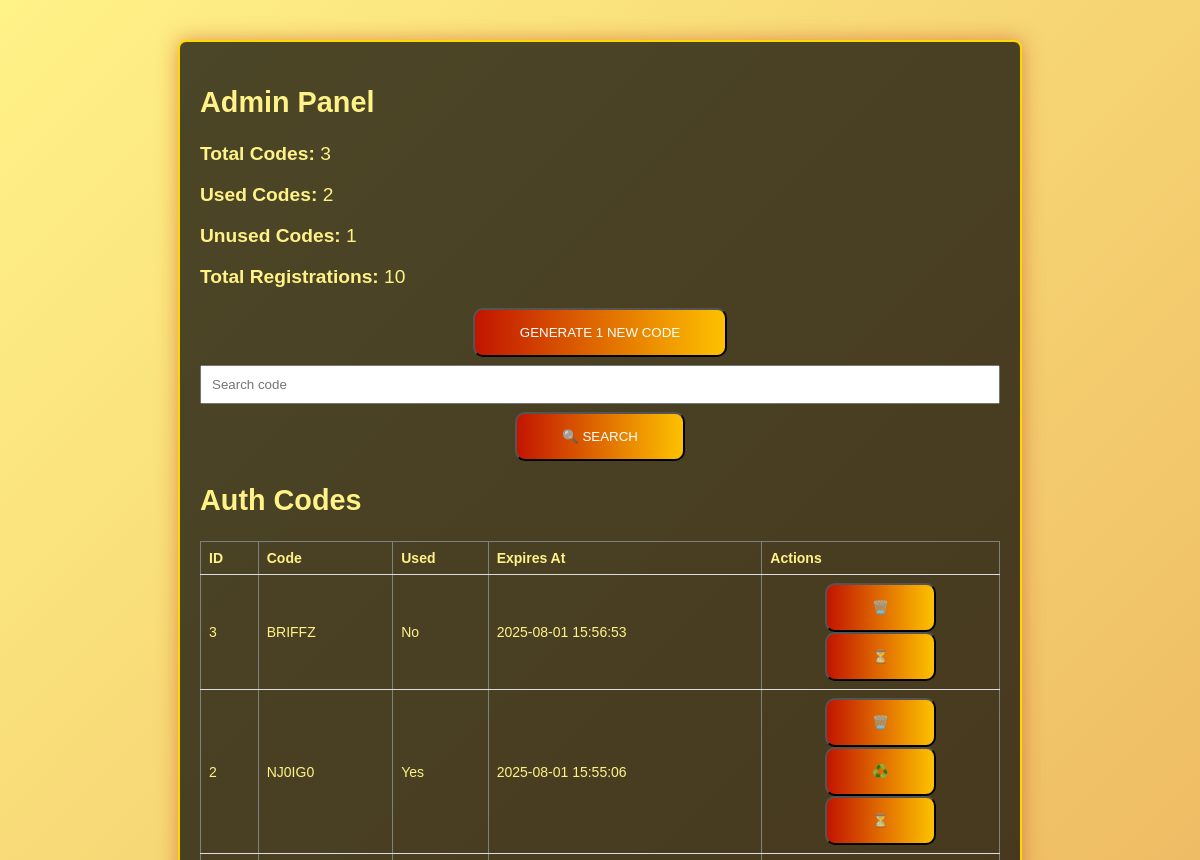
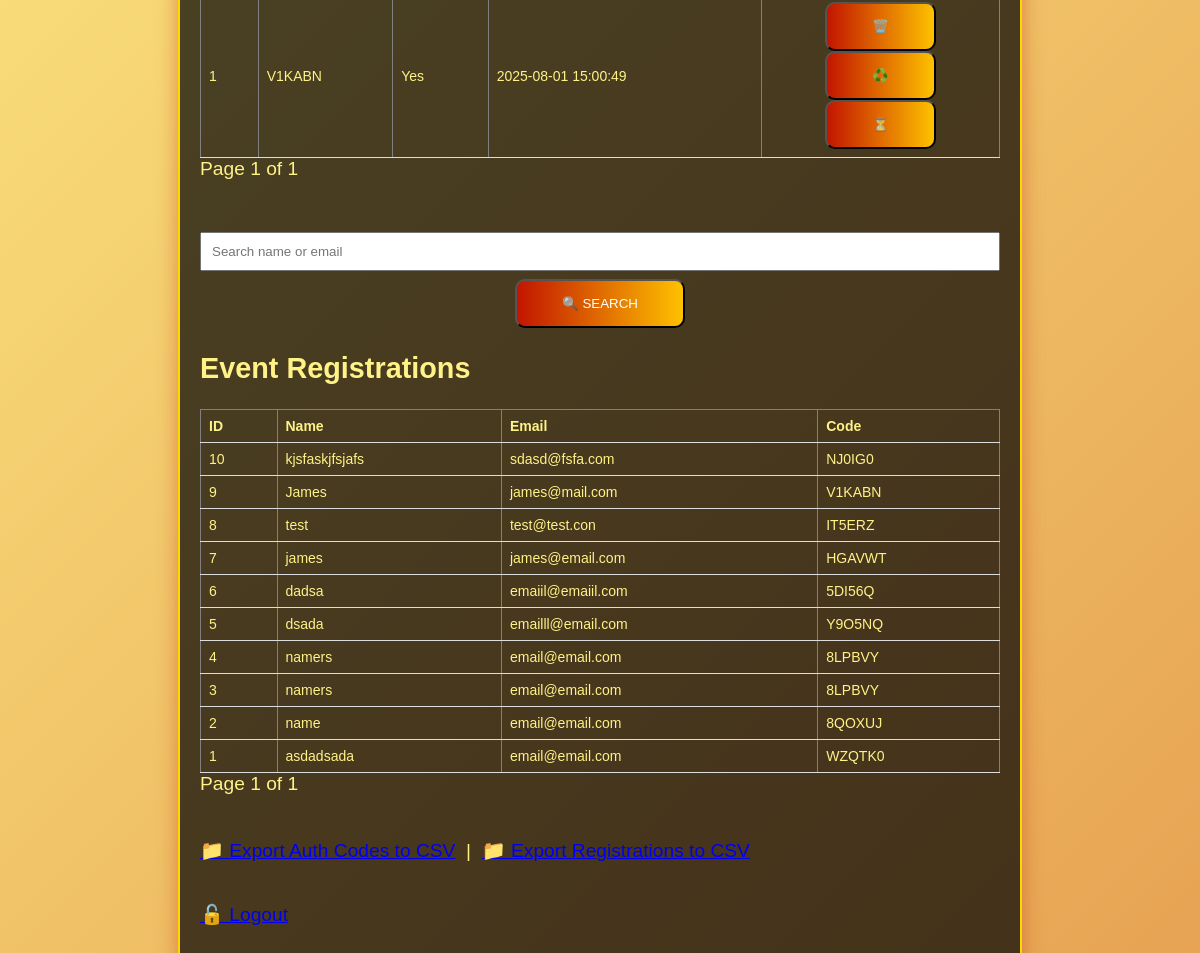
/admin (signed in), run on the app's committed database (2 pictures, top to bottom).
### app.py (models this page shows)
class AuthCode(db.Model):
    id = db.Column(db.Integer, primary_key=True)
    code = db.Column(db.String(10), unique=True, nullable=False)
    expires_at = db.Column(db.DateTime, nullable=False)
    used = db.Column(db.Boolean, default=False)

class Registration(db.Model):
    id = db.Column(db.Integer, primary_key=True)
    name = db.Column(db.String(100), nullable=False)
    email = db.Column(db.String(100), nullable=False)
    code = db.Column(db.String(10), nullable=False)

### app.py (the view, shortened to what this page needs)
@app.route('/admin', methods=['GET', 'POST'])
def admin():
    if not session.get('admin'):
        return redirect(url_for('admin_login'))
    new_codes = []
    if 'new_code' in session:
        new_codes.append(session.pop('new_code'))
    code_page = request.args.get('code_page', default=1, type=int)
    reg_page = request.args.get('reg_page', default=1, type=int)
    per_page = 10
    search_code = request.args.get('search_code', '').strip().upper()
    search_reg = request.args.get('search_reg', '').strip().lower()
    auth_code_query = AuthCode.query
    if search_code:
        auth_code_query = auth_code_query.filter(AuthCode.code.like(f'%{search_code}%'))
    codes_paginated = auth_code_query.order_by(AuthCode.id.desc()).paginate(page=code_page, per_page=per_page)
    registration_query = Registration.query
    if search_reg:
        registration_query = registration_query.filter(
            (Registration.name.ilike(f'%{search_reg}%')) |
            (Registration.email.ilike(f'%{search_reg}%'))
        )
    regs_paginated = registration_query.order_by(Registration.id.desc()).paginate(page=reg_page, per_page=per_page)
    total_codes = AuthCode.query.count()
    used_codes = AuthCode.query.filter_by(used=True).count()
    unused_codes = total_codes - used_codes
    total_registrations = Registration.query.count()
    return render_template('admin.html',
                           codes=new_codes,
                           codes_paginated=codes_paginated,
                           regs_paginated=regs_paginated,
                           total_codes=total_codes,
                           used_codes=used_codes,
                           unused_codes=unused_codes,
                           total_registrations=total_registrations)

### templates/admin.html (shortened to what this page needs)
<!DOCTYPE html>
<html>
<head>
  <link rel="stylesheet" href="/static/style.css">
</head>
<body>
  <div class="admin_container">
    <h2>Admin Panel</h2>
    <div class="stats">
      <p><strong>Total Codes:</strong> {{ total_codes }}</p>
      <p><strong>Used Codes:</strong> {{ used_codes }}</p>
      <p><strong>Unused Codes:</strong> {{ unused_codes }}</p>
      <p><strong>Total Registrations:</strong> {{ total_registrations }}</p>
    </div>
    <form method="POST">
      <button type="submit" name="generate_code" value="1">Generate 1 New Code</button>
    </form>
    <form method="GET" action="{{ url_for('admin') }}">
      <input type="text" name="search_code" placeholder="Search code" value="{{ request.args.get('search_code', '') }}">
      <button type="submit">🔍 Search</button>
    </form>
    <h2>Auth Codes</h2>
    <table border="1">
      <tr>
        <th>ID</th>
        <th>Code</th>
        <th>Used</th>
        <th>Expires At</th>
        <th>Actions</th>
      </tr>
      {% for code in codes_paginated.items %}
      <tr>
        <td>{{ code.id }}</td>
        <td>{{ code.code }}</td>
        <td>{{ 'Yes' if code.used else 'No' }}</td>
        <td>{{ code.expires_at.strftime("%Y-%m-%d %H:%M:%S") }}</td>
        <td>
          <form method="POST" action="{{ url_for('delete_code', code_id=code.id) }}" style="display:inline;">
            <button type="submit">🗑️</button>
          </form>
          {% if code.used %}
          <form method="POST" action="{{ url_for('reset_code', code_id=code.id) }}" style="display:inline;">
            <button type="submit" onclick="return confirm('Reset this code to unused?')">♻️</button>
          </form>
          {% endif %}
          <form method="POST" action="{{ url_for('extend_code', code_id=code.id) }}" style="display:inline;">
            <button type="submit">⏳</button>
          </form>
        </td>
      </tr>
      {% endfor %}
    </table>
    <div class="pagination">
      Page {{ codes_paginated.page }} of {{ codes_paginated.pages }}
    </div>
    <br><br>
    <form method="GET" action="{{ url_for('admin') }}">
      <input type="text" name="search_reg" placeholder="Search name or email" value="{{ request.args.get('search_reg', '') }}">
      <button type="submit">🔍 Search</button>
    </form>
    <h2>Event Registrations</h2>
    <table border="1">
      <tr>
        <th>ID</th>
        <th>Name</th>
        <th>Email</th>
        <th>Code</th>
      </tr>
      {% for reg in regs_paginated.items %}
      <tr>
        <td>{{ reg.id }}</td>
        <td>{{ reg.name }}</td>
        <td>{{ reg.email }}</td>
        <td>{{ reg.code }}</td>
      </tr>
      {% endfor %}
    </table>
    <div class="pagination">
      Page {{ regs_paginated.page }} of {{ regs_paginated.pages }}
    </div>
    <br><br>
    <a href="{{ url_for('export_codes') }}">📁 Export Auth Codes to CSV</a>
    &nbsp;|&nbsp;
    <a href="{{ url_for('export_registrations') }}">📁 Export Registrations to CSV</a>
    <br><br>
    <p><a href="/logout">🔓 Logout</a></p>
  </div>
</body>
</html>

### static/style.css (style rules this page uses)
body { background: linear-gradient(-45deg, #3B060A, #8A0000, #C83F12, #FFF287); background-size: 1000% 1000%; animation: gradient 15s ease infinite; height: 100vh; }
.admin_container { width: 90%; max-width: 800px; margin: 40px auto; background: white; padding: 20px; background-color: rgba(0, 0, 0, 0.7); border: 2px solid #FFD700; border-radius: 8px; color: #FFF287; box-shadow: 0 0 20px rgba(200, 63, 18, 0.5); font-family: sans-serif; font-size: 1.2rem; }
input[type="text"], input[type="email"] { width: 100%; padding: 10px; margin: 8px 0; box-sizing: border-box; }
button { background-image: linear-gradient(to right, #c21500 0%, #ffc500 51%, #c21500 100%) }
button { margin: auto; padding: 15px 45px; text-align: center; text-transform: uppercase; transition: 0.5s; background-size: 200% auto; color: white; border-radius: 10px; display: block; }
table { width: 100%; border-collapse: collapse; margin-top: 20px; font-size: 14px; }
th, td { padding: 8px; text-align: left; border-bottom: 1px solid #ddd; word-wrap: break-word; }

### data on the page
Registration: id "10", name "kjsfaskjfsjafs", email "sdasd@fsfa.com", code "NJ0IG0"
Registration: id "9", name "James", email "james@mail.com", code "V1KABN"
Registration: id "8", name "test", email "test@test.con", code "IT5ERZ"
Registration: id "7", name "james", email "james@email.com", code "HGAVWT"
Registration: id "6", name "dadsa", email "emaiil@emaiil.com", code "5DI56Q"
Registration: id "5", name "dsada", email "emailll@email.com", code "Y9O5NQ"
Registration: id "4", name "namers", email "email@email.com", code "8LPBVY"
Registration: id "3", name "namers", email "email@email.com", code "8LPBVY"
Registration: id "2", name "name", email "email@email.com", code "8QOXUJ"
Registration: id "1", name "asdadsada", email "email@email.com", code "WZQTK0"

### other printed values
{{ total_codes }} "3"
{{ used_codes }} "2"
{{ unused_codes }} "1"
{{ total_registrations }} "10"
{{ code.id }} "3"
{{ code.code }} "BRIFFZ"
{{ 'Yes' if code.used else 'No' }} "No"
{{ code.expires_at.strftime("%Y-%m-%d %H:%M:%S") }} "2025-08-01 15:56:53"
{{ code.id }} "2"
{{ code.code }} "NJ0IG0"
{{ 'Yes' if code.used else 'No' }} "Yes"
{{ code.expires_at.strftime("%Y-%m-%d %H:%M:%S") }} "2025-08-01 15:55:06"
{{ code.id }} "1"
{{ code.code }} "V1KABN"
{{ code.expires_at.strftime("%Y-%m-%d %H:%M:%S") }} "2025-08-01 15:00:49"
